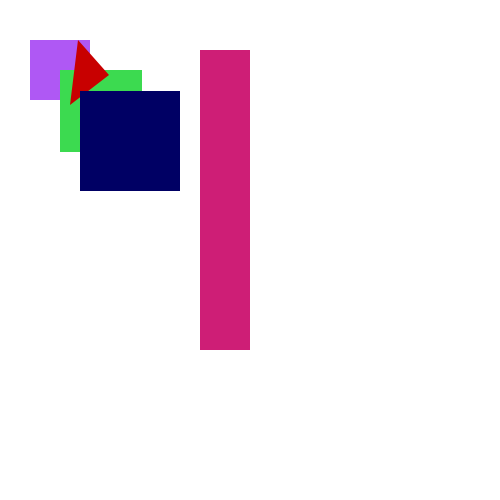
Frame 1 (no input)
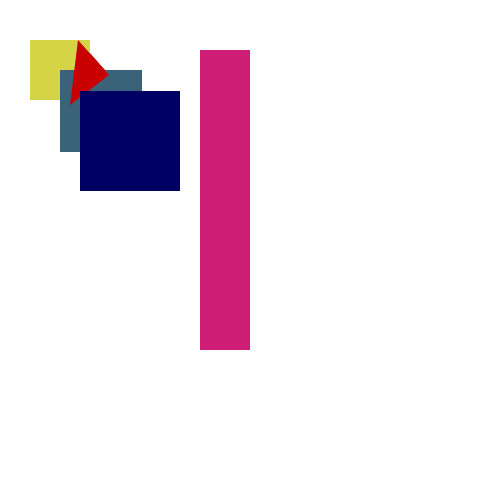
Frame 60 (the mouse pressed at the canvas centre just before this capture)
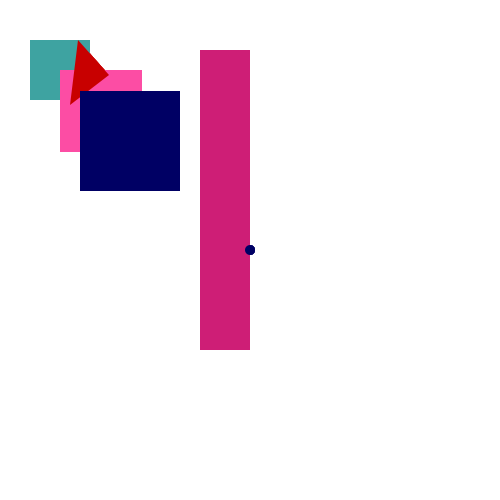
Frame 120 (the mouse held since frame 60 and released just before this capture)

The Processing sketch that drew these frames (run headless with seeded random() and noise(); from frame 60 on, the mouse is pressed at the canvas centre):

// Processing sketch: homework_week_3
// ── homework_week_3.pde
int brushSize;

void setup(){
  size(500, 500);
  background(255);
  brushSize = 10;
}

void draw(){
  fill(random(0, 255), random(0, 255), random(0, 255));
  noStroke();
  rect(30, 40, 60, 60);
  
  fill(200, 0, 100);
  rect (200, 50, 50, 300);
  
  fill(255, 30);
  rect(0, 0, width, height);
  
  fill(random(0, 255), random(0, 255), random(0, 255));
  rect(60, 70, 82, 82);
  
  fill(200, 0 , 0);
  triangle(70, 105, 78, 40, 109, 75);
  
  fill(0, 0, 100);
  rect(80, 91, 100, 100);
  
  if(mousePressed){
  fill(0, 0, 100);
  noStroke();
  ellipse(mouseX, mouseY, brushSize, brushSize);
  }
}

void keyPressed(){
  if(key == CODED){
    if(keyCode == UP && brushSize <= 500){
      brushSize += 10; 
    }else if(keyCode == DOWN && brushSize >=10){
      brushSize -= 10; 
    }
  }
}
